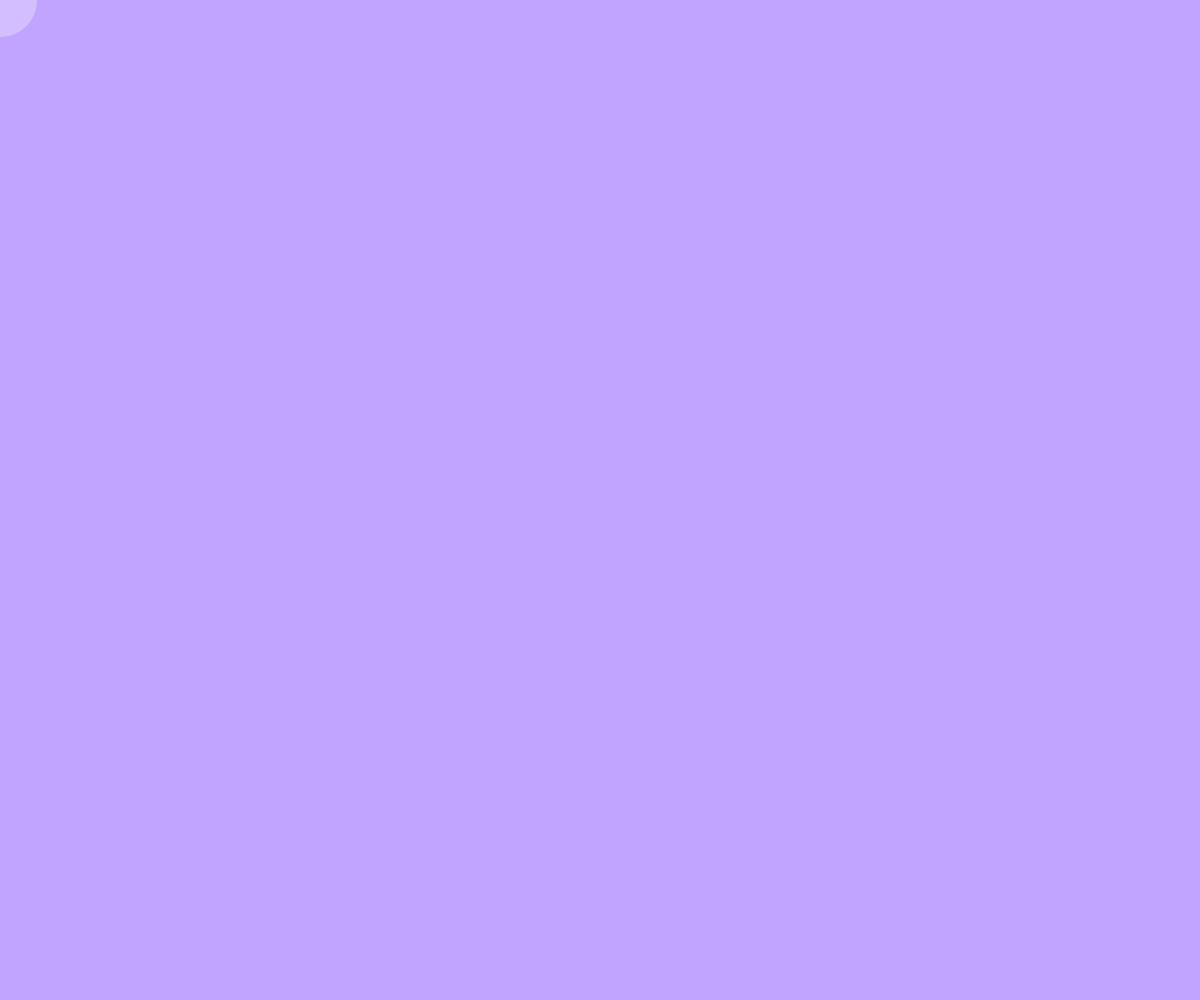
Frame 1 (no input)
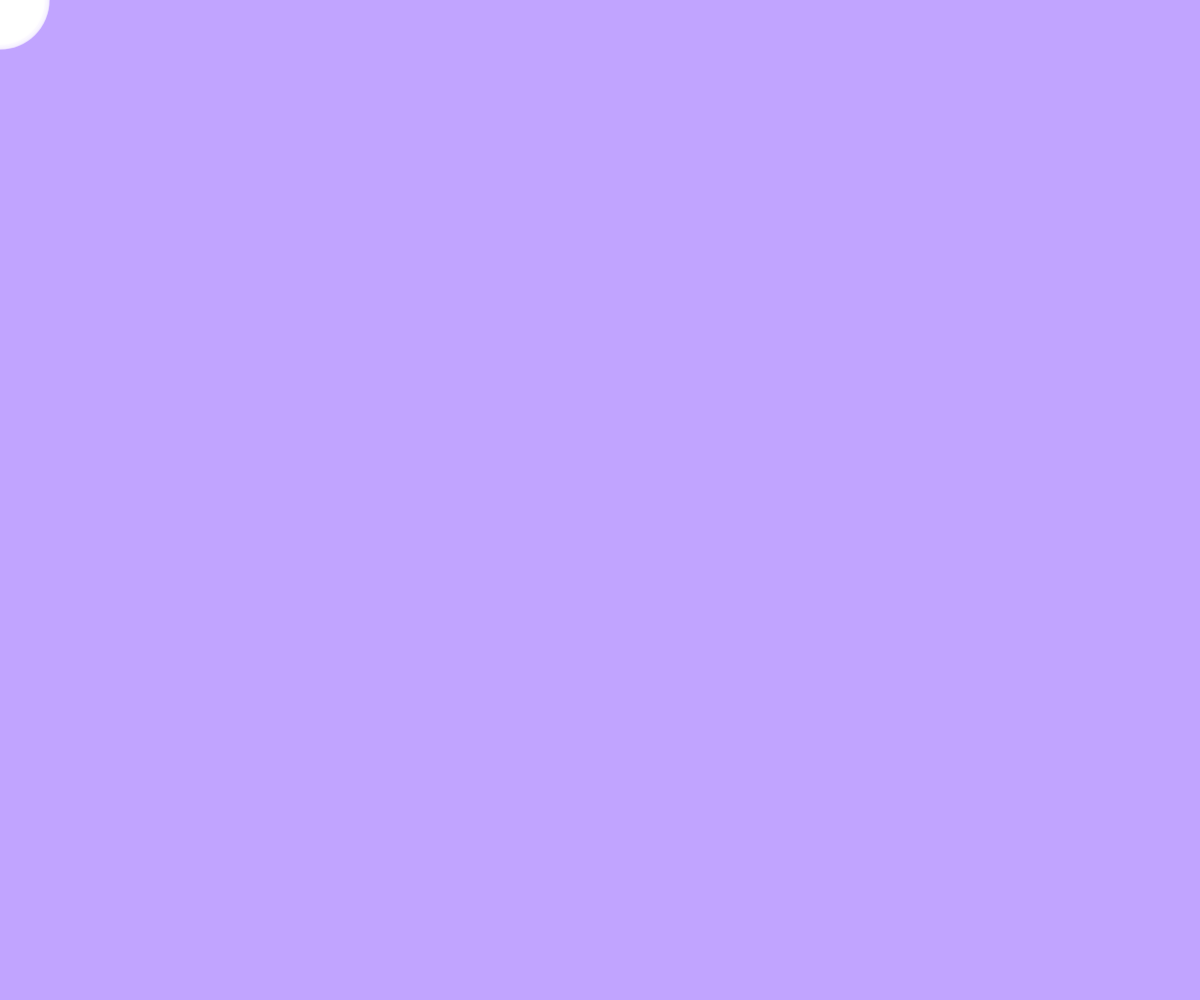
Frame 60 (no input)
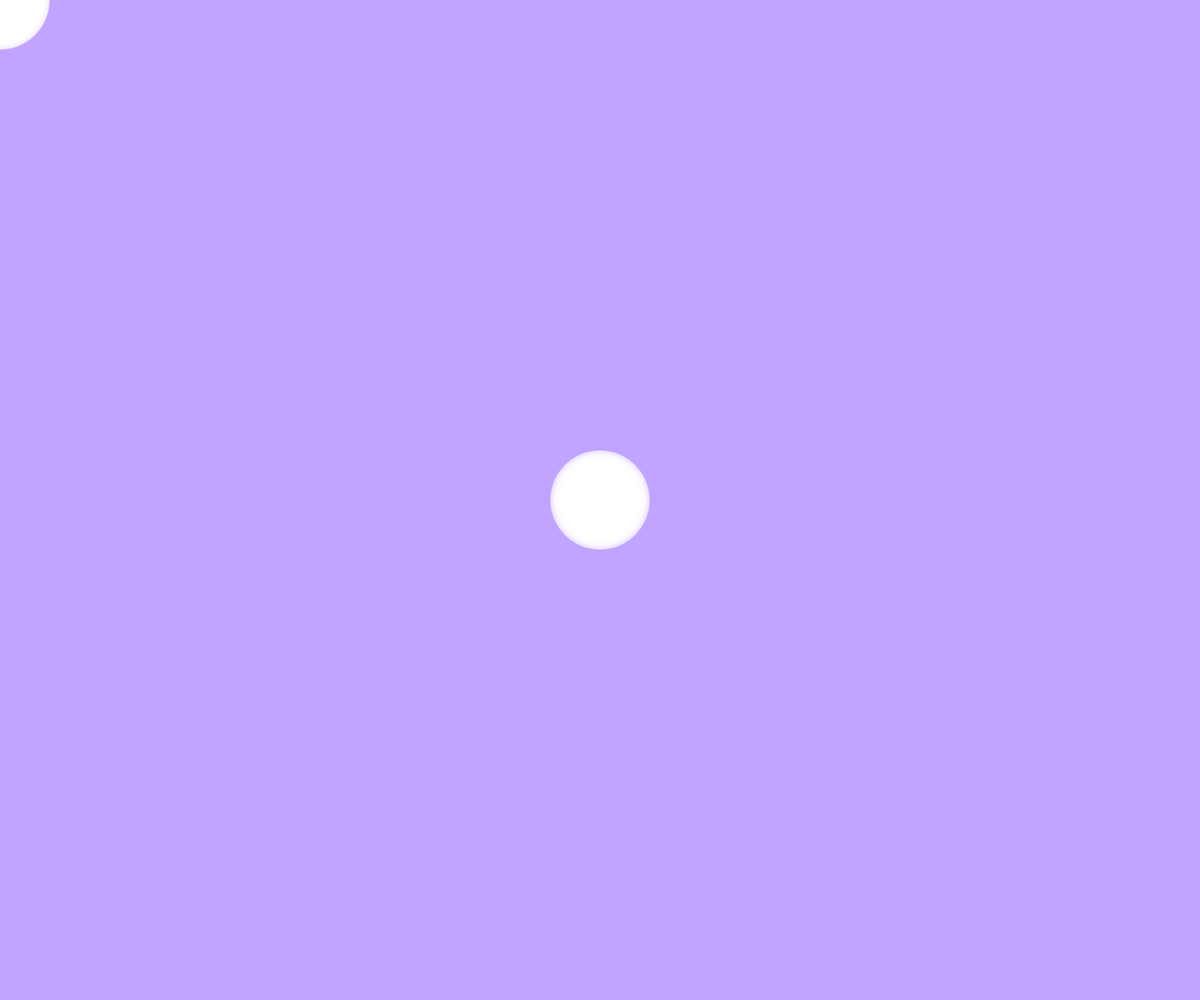
Frame 120 (the mouse pressed at the canvas centre since frame 60)

The p5.js sketch that drew these frames (run headless with seeded random() and noise() and a simulated clock; from frame 60 on, the mouse is pressed at the canvas centre):

// p5.js sketch
// ── sketch.js
var d;

function setup() {
  createCanvas(windowWidth, windowHeight);
    background(193,164,255);
 // sirve para otra cosa: frameRate(2);
}

function draw() {
  d = random(10, 100);
  noStroke();
  fill(255,d);
  ellipse(mouseX,mouseY,d,d);
}
